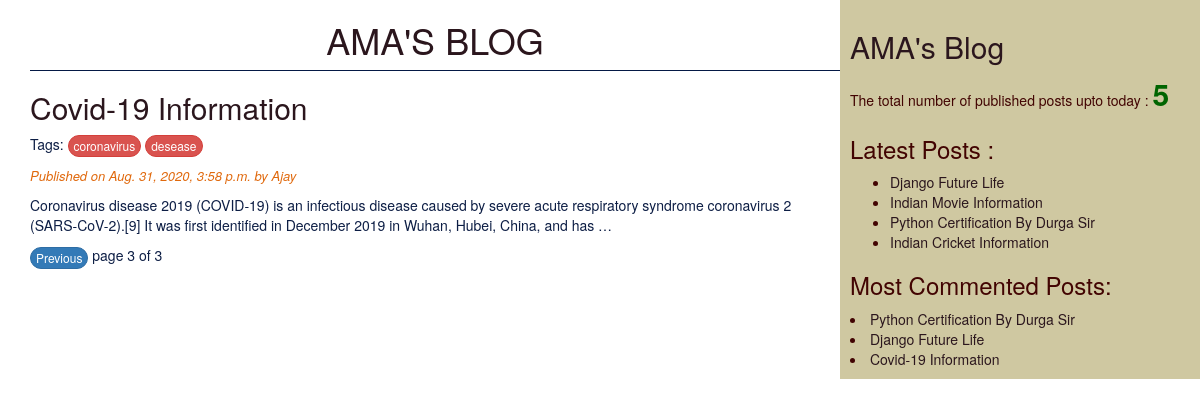
/?page=3, run on the app's committed database.
### blogapp/models.py (models this page shows, shortened)
class Post(models.Model):
    STATUS_CHOICES = (('draft','Draft'),('published','Published'))
    title = models.CharField(max_length=256)
    slug = models.SlugField(max_length=256,unique_for_date='publish')
    author = models.ForeignKey(User, on_delete=models.CASCADE,related_name='blog_posts')
    body = models.TextField()
    publish = models.DateTimeField(default=timezone.now)
    created = models.DateTimeField(auto_now_add=True)
    updated = models.DateTimeField(auto_now=True)
    status = models.CharField(max_length=10,choices=STATUS_CHOICES,default='draft')
    objects = CustomManager()
    tags = TaggableManager()
    class Meta:
        ordering = ('-publish',)
    def get_absolute_url(self):
        return reverse("post_detail", args=[self.publish.year,self.publish.strftime("%m"),
        self.publish.strftime("%d"),self.slug])

### blogapp/views.py (the view)
# urls.py: path('',views.post_list_view),
def post_list_view(request,tag_slug=None):
    post_list = Post.objects.all()
    tag = None
    if tag_slug:
        tag = get_object_or_404(Tag , slug = tag_slug)
        post_list = post_list.filter(tags__in=[tag])
    paginator = Paginator(post_list,2)
    page_number = request.GET.get('page')
    try:
        post_list = paginator.page(page_number)
    except PageNotAnInteger:
        post_list = paginator.page(1)
    except EmptyPage:
        post_list = paginator.page(paginator.num_pages)
    return render(request,'blogapp/post_list.html',{'post_list':post_list,'tag':tag})

### blogapp/models.py (called while the page is built)
    def get_queryset(self):
        return super().get_queryset().filter(status='published')

### blogapp/templatetags/blog_tags.py (called while the page is built)
@register.simple_tag
def total_posts():
    return Post.objects.count()

@register.inclusion_tag('blogapp/latest_posts123.html')
def show_latest_posts(count=3):
    latest_posts = Post.objects.order_by('-publish')[:count]
    return {'latest_posts':latest_posts}

@register.simple_tag
def get_most_commented_posts(count=3):
    return Post.objects.annotate(total_comments=Count('comments')).order_by('-total_comments')[:count]

### templates/blogapp/post_list.html (shortened to what this page needs)
{% extends 'blogapp/base.html' %}
{% block body_block %}
<h1><a href="/">AMA'S BLOG</a></h1>
{% for post in post_list %}
<h2><a href="{{post.get_absolute_url}}">{{post.title}}</a></h2>
<p>Tags:
{% for tag in post.tags.all %}
<a href="{% url 'post_list_by_tag_name' tag.slug %}" class="btn btn-xs btn-danger">{{tag.name}}</a>
{% endfor %}
</p>
<p id='date'>Published on {{post.publish}} by {{post.author|title}}</p>
{{post.body|truncatewords:30|linebreaks}}
{% endfor %}
{% include 'blogapp/pagination.html' with page=post_list %}
{% endblock  %}

### templates/blogapp/base.html (shortened to what this page needs)
<!DOCTYPE html>
{% load blog_tags %}
{% load static %}
<html>
<head>
    <link rel="stylesheet" href="https://stackpath.bootstrapcdn.com/bootstrap/3.4.1/css/bootstrap.min.css">
	<link rel="stylesheet" href="{% static 'css/blog.css' %}">
</head>
<body>
	<div class="content">
		{% block body_block %}
        {% endblock  %}
	</div>
    <div class="sidebar">
		<h2><a href="/">AMA's Blog</a></h2>
        <p>The total number of published posts upto today : <span id="pcount">{% total_posts %}</span></p>
	    <h3>Latest Posts :</h3>
		{% show_latest_posts 4%}
		<h3>Most Commented Posts:</h3>
		{% get_most_commented_posts as most_commented_posts%}
		{% for post in most_commented_posts %}
		<li><a href="{{post.get_absolute_url}}">{{post.title}}</a></li>
		{% endfor %}
	</div>
</body>
</html>

### templates/blogapp/latest_posts123.html
<ul>
   {% for post in latest_posts %}
   <li><a href="{{post.get_absolute_url}}">{{post.title}}</a></li>
   {% endfor %}
</ul>

### static/css/blog.css (style rules this page uses)
.content { width: 70%; float: left; padding: 0 0 0 30px; color: #0d1e45; }
.sidebar { width: 30%; float: right; padding: 10px; background:#cfc8a1 ; color: #420402; }
h1 { text-align: center; border-bottom: 1px solid #041945; padding: 0 0 10px 0; }
body { background: url(https://images.unsplash.com/photo-1495195129352-aeb325a55b65?ixlib=rb-1.2.1&auto=format&fit=crop&w=400&q=60); background-repeat: no-repeat; background-size: cover; color: #041945; }
#date { color: #e0690d; font-size: 13px; font-style: italic; }
a { color: #2b161d; }
.btn { border-radius: 20px; }
#pcount { font-size: 30px; font-weight: 800; color: darkgreen; }

### data on the page
Post: title "Covid-19 Information", publish "Aug. 31, 2020, 3:58 p.m.", author "Ajay", body "Coronavirus disease 2019 (COVID‑19) is an infectious disease caused by severe acute respiratory syndrome coronavirus 2 (SARS-CoV-2).[9] It was first identified in December 2019 in Wuhan, Hubei, China, and has …"
Tag: name "coronavirus"
Tag: name "desease"
Post: title "Django Future Life"
Post: title "Indian Movie Information"
Post: title "Python Certification By Durga Sir"
Post: title "Indian Cricket Information"

### other printed values
{{ page.number }} "3"
{{ page.paginator.num_pages }} "3"
